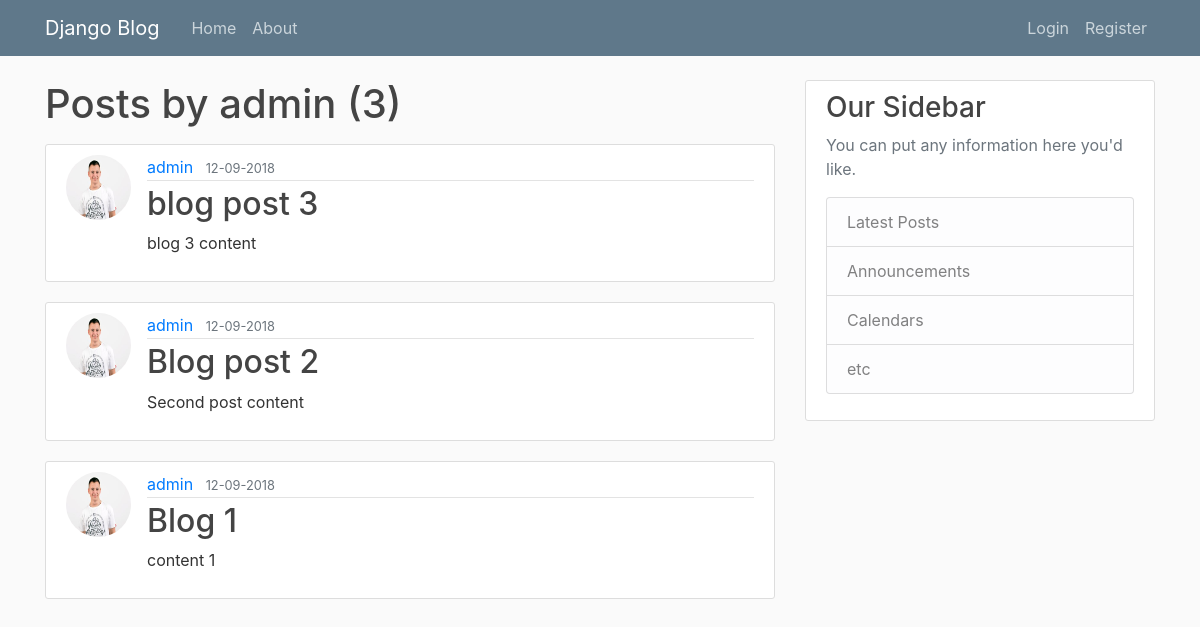
Page /user/admin on the earlier database version.
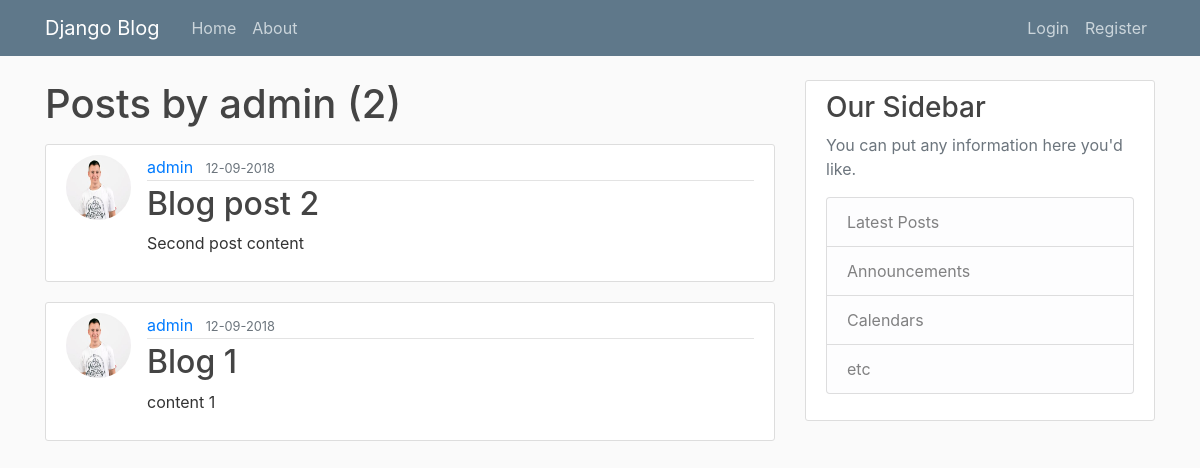
Same page on the later database version.
### blog/models.py (models this page shows, shortened)
class Post(models.Model):
    title = models.CharField(max_length=100)
    content = models.TextField()
    date_posted = models.DateTimeField(default=timezone.now)
    updated = models.DateTimeField(auto_now=True)
    author = models.ForeignKey(User, on_delete=models.CASCADE)

### users/models.py (models this page shows, shortened)
class Profile(models.Model):
    user = models.OneToOneField(User, on_delete=models.CASCADE)
    image = models.ImageField(default='default.jpg', upload_to='profile_pics')

### blog/views.py (the view)
# urls.py: path('user/<str:username>', UserPostListView.as_view(), name='user-posts'),
class UserPostListView(ListView):
    model = Post
    template_name = 'blog/user_posts.html'
    context_object_name = 'posts'
    ordering = ['-date_posted']
    paginate_by = 5
    def get_queryset(self):
        user = get_object_or_404(User, username=self.kwargs.get('username'))
        return Post.objects.filter(author=user).order_by('-date_posted')

### blog/templates/blog/user_posts.html (shortened to what this page needs)
{% extends "blog/base.html" %}
{% block content %}
  <h1 class="mb-3">Posts by {{ view.kwargs.username }} ({{ page_obj.paginator.count }})</h1>
  {% for post in posts %}
    <article class="media content-section">
      <img class="rounded-circle article-img" src="{{ post.author.profile.image.url }}" />
      <div class="media-body">
        <div class="article-metadata">
          <a class="mr-2" href="{% url 'user-posts' post.author.username %}">{{ post.author }}</a>
          <small class="text-muted">{{ post.date_posted|date:"d-m-Y" }}</small>
        </div>
        <h2><a class="article-title" href="{% url 'post-detail' post.id %}">{{ post.title }}</a></h2>
        <p class="article-content">{{ post.content }}</p>
      </div>
    </article>
  {% endfor %}
{% endblock content %}

Differences in the rows shown:
removed Post: author.profile.image (picture), author "admin", date_posted "12-09-2018", title "blog post 3", content "blog 3 content"
Other differences:
{{ page_obj.paginator.count }}: "3" → "2"
